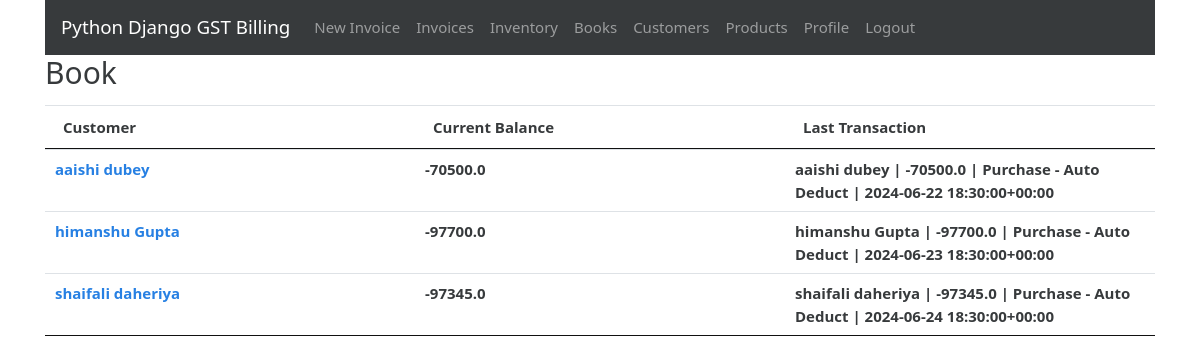
/books (signed in), run on the app's committed database.
### gstbillingapp/models.py (models this page shows, shortened)
class Book(models.Model):
    user = models.ForeignKey(User, null=True, blank=True, on_delete=models.SET_NULL)
    customer = models.ForeignKey(Customer, null=True, blank=True, on_delete=models.SET_NULL)
    current_balance = models.FloatField(default=0)
    last_log = models.ForeignKey('BookLog', null=True, blank=True, default=None, on_delete=models.SET_NULL)

class Customer(models.Model):
    user = models.ForeignKey(User, null=True, blank=True, on_delete=models.SET_NULL)
    customer_name = models.CharField(max_length=200)
    customer_address = models.TextField(max_length=600, blank=True, null=True)
    customer_phone = models.CharField(max_length=14, blank=True, null=True)
    customer_gst = models.CharField(max_length=15, blank=True, null=True)

class BookLog(models.Model):
    parent_book = models.ForeignKey(Book, null=True, blank=True, on_delete=models.CASCADE)
    date = models.DateTimeField(default=datetime.now, blank=True, null=True)
    last_modified = models.DateTimeField(auto_now=True)
    CHANGE_TYPES = [
        (0, 'Paid'),
        (1, 'Purchased Items'),
        (2, 'Sold Items'),
        (4, 'Other'),
    ]
    change_type = models.IntegerField(choices=CHANGE_TYPES, default=0)
    change = models.FloatField(default=0.0)
    associated_invoice = models.ForeignKey(Invoice, blank=True, null=True, default=None, on_delete=models.SET_NULL)
    description = models.TextField(max_length=600, blank=True, null=True)
    def __str__(self):
        return self.parent_book.customer.customer_name + " | " + str(self.change) + " | " + self.description + " | " + str(self.date)

### gstbillingapp/views.py (the view)
# urls.py: path('books', views.books, name='books'),
@login_required
def books(request):
    context = {}
    context['book_list'] = Book.objects.filter(user=request.user)
    return render(request, 'gstbillingapp/books.html', context)

### gstbillingapp/templates/gstbillingapp/books.html (shortened to what this page needs)
{% extends "gstbillingapp/base.html" %}
{% load static %}
{% block content %}
<div class="row">
	<div class="col">
		<h2>Book</h2>
	</div>
</div>
<table class="table table-hover font-weight-bold" id="book-table">
	<thead>
		<tr>
			<th>Customer</th>
			<th>Current Balance</th>
			<th>Last Transaction</th>
		</tr>
	</thead>
	<tbody class="two-col-form">
		{% for book in book_list %}
		<tr onclick="window.location='{% url 'book_logs' book.id %}';">
			<td><a href="{% url 'book_logs' book.id %}">{{book.customer.customer_name}}</a></td>
			<td>{{book.current_balance}}</td>
			<td>{{book.last_log}}</td>
		</tr>
		{% endfor %}
	</tbody>
</table>
{% endblock %}

### gstbillingapp/static/gstbillingapp/main.css (style rules this page uses)
.two-col-form td, .two-col-form th { width: 25%; }

### data on the page
Book: customer.customer_name "aaishi dubey", current_balance "-70500.0", last_log "aaishi dubey | -70500.0 | Purchase - Auto Deduct | 2024-06-22 18:30:00+00:00"
Book: customer.customer_name "himanshu Gupta", current_balance "-97700.0", last_log "himanshu Gupta | -97700.0 | Purchase - Auto Deduct | 2024-06-23 18:30:00+00:00"
Book: customer.customer_name "shaifali daheriya", current_balance "-97345.0", last_log "shaifali daheriya | -97345.0 | Purchase - Auto Deduct | 2024-06-24 18:30:00+00:00"
